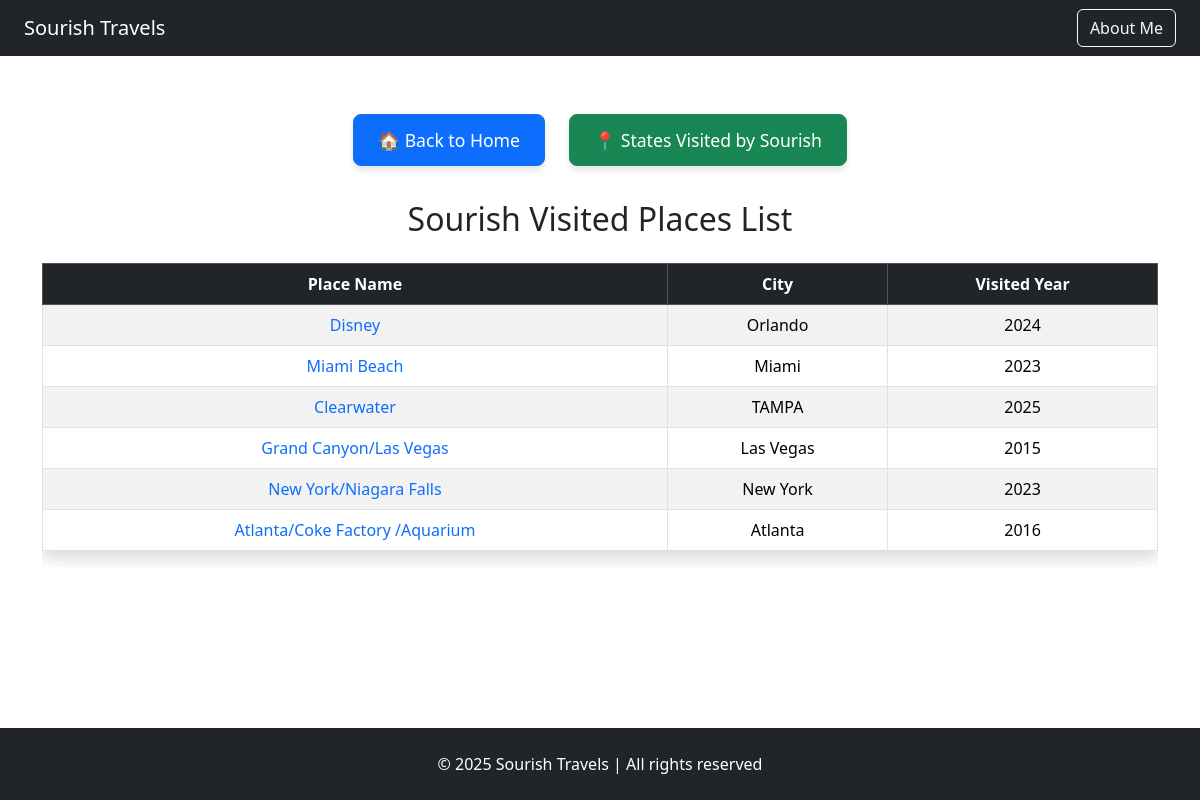
Page /sourishtravellist/ on the earlier database version.
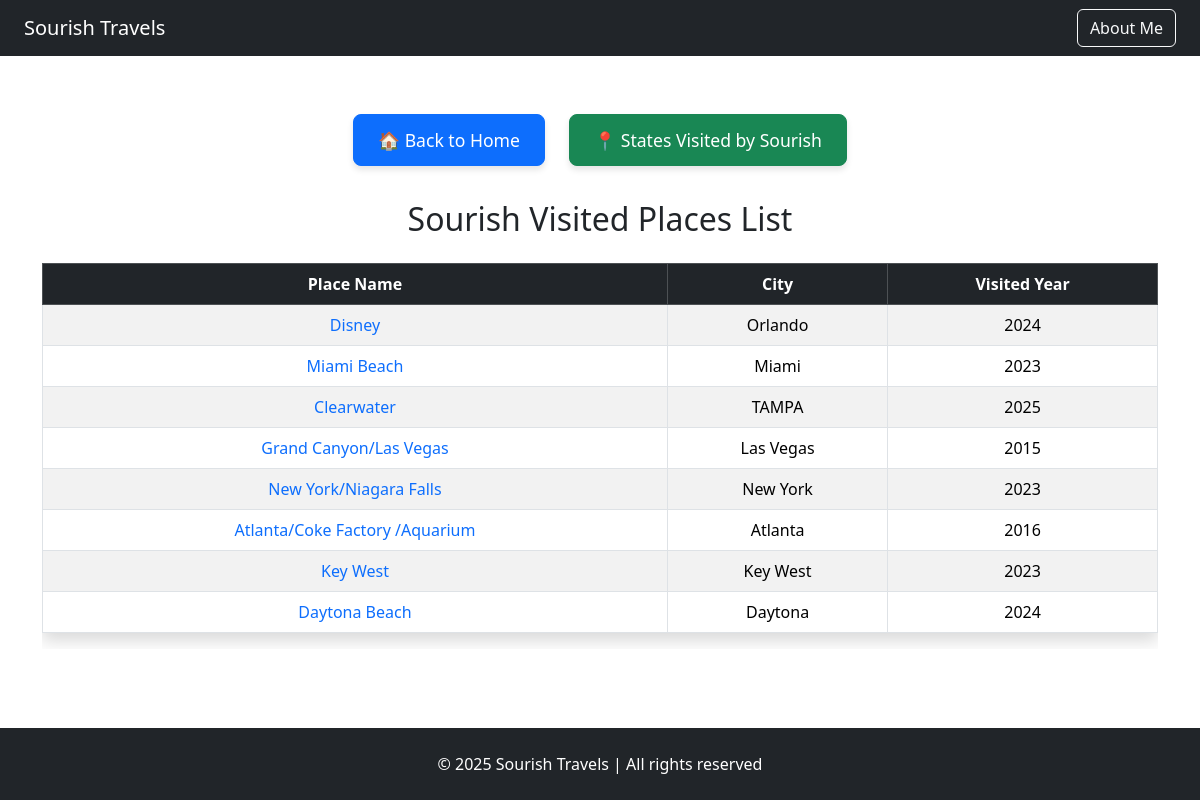
Same page on the later database version.
### sourishtravellist/models.py (models this page shows)
class PlacesVisited(models.Model):
    place_name = models.CharField(max_length=255)
    place_city = models.CharField(max_length=255)
    place_zip = models.CharField(max_length=255)
    visited_year = models.IntegerField()
    visited_though = models.CharField(max_length=255)
    place_state = models.ForeignKey(Places, on_delete=models.CASCADE)
    record_create= models.DateTimeField(default=timezone.now)
    record_update= models.DateTimeField(default=timezone.now)
    description = models.TextField(blank=True, null=True)

### sourishtravellist/views.py (the view)
# urls.py: path('',views.index,name='index'),
def index(request):
    places=PlacesVisited.objects.all()
    return render(request, 'placesVisited/travelListPlacesHome.html', {'places': places})

### sourishtravellist/templates/placesVisited/travelListPlacesHome.html (shortened to what this page needs)
{% extends 'base.html' %}
{% block content %}
<div class="container mt-5">
    <div class="text-center mb-4">
        <a href="{% url 'home' %}" class="btn btn-primary custom-home-btn">🏠 Back to Home</a>
        <a href="{% url 'states' %}" class="btn btn-success custom-home-btn1">📍 States Visited by Sourish</a>
    </div>
    <h2 class="text-center mb-4">Sourish Visited Places List</h2>
    {% if places %}
    <div class="table-responsive">
        <table class="table table-bordered table-striped table-hover text-center shadow">
            <thead class="table-dark">
                <tr>
                    <th>Place Name</th>
                    <th>City</th>
                    <th>Visited Year</th>
                </tr>
            </thead>
            <tbody>
                {% for place in places %}
                    <tr>
                        <td>
                            <a href="{% url 'place_details' place.id %}" class="text-decoration-none">{{ place.place_name }}</a>
                        </td>
                        <td>{{ place.place_city }}</td>
                        <td>{{ place.visited_year }}</td>
                    </tr>
                {% endfor %}
            </tbody>
        </table>
    </div>
    {% else %}
        <p class="text-center text-muted">No places found.</p>
    {% endif %}
</div>
{% endblock %}

Differences in the rows shown:
added PlacesVisited: place_name "Key West", place_city "Key West", visited_year "2023"
added PlacesVisited: place_name "Daytona Beach", place_city "Daytona", visited_year "2024"
